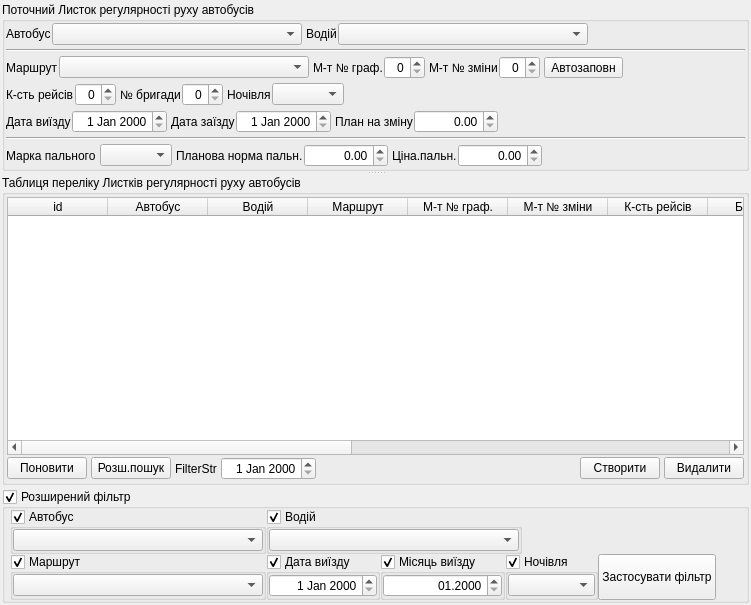
<?xml version="1.0" encoding="UTF-8"?>
<ui version="4.0">
 <class>UForm_AParkLystokRegulyarnostiRuhu</class>
 <widget class="QWidget" name="UForm_AParkLystokRegulyarnostiRuhu">
  <property name="geometry">
   <rect>
    <x>0</x>
    <y>0</y>
    <width>751</width>
    <height>605</height>
   </rect>
  </property>
  <property name="windowTitle">
   <string>Шляховий Листок регулярності руху автобуса</string>
  </property>
  <layout class="QVBoxLayout" name="verticalLayout_9">
   <property name="spacing">
    <number>4</number>
   </property>
   <property name="margin">
    <number>2</number>
   </property>
   <item>
    <widget class="QSplitter" name="splitter">
     <property name="orientation">
      <enum>Qt::Vertical</enum>
     </property>
     <widget class="QGroupBox" name="groupBox_curRecord">
      <property name="sizePolicy">
       <sizepolicy hsizetype="Preferred" vsizetype="Preferred">
        <horstretch>0</horstretch>
        <verstretch>0</verstretch>
       </sizepolicy>
      </property>
      <property name="title">
       <string>Поточний Листок регулярності руху автобусів</string>
      </property>
      <layout class="QVBoxLayout" name="verticalLayout_2">
       <property name="spacing">
        <number>4</number>
       </property>
       <property name="margin">
        <number>1</number>
       </property>
       <item>
        <layout class="QHBoxLayout" name="horizontalLayout_12">
         <item>
          <layout class="QHBoxLayout" name="horizontalLayout_2">
           <property name="spacing">
            <number>1</number>
           </property>
           <item>
            <widget class="QLabel" name="label_auto">
             <property name="text">
              <string>Автобус</string>
             </property>
            </widget>
           </item>
           <item>
            <widget class="QComboBox" name="comboBox_auto">
             <property name="minimumSize">
              <size>
               <width>250</width>
               <height>0</height>
              </size>
             </property>
            </widget>
           </item>
          </layout>
         </item>
         <item>
          <layout class="QHBoxLayout" name="horizontalLayout_3">
           <property name="spacing">
            <number>1</number>
           </property>
           <item>
            <widget class="QLabel" name="label_vodiy">
             <property name="text">
              <string>Водій</string>
             </property>
            </widget>
           </item>
           <item>
            <widget class="QComboBox" name="comboBox_vodiy">
             <property name="minimumSize">
              <size>
               <width>250</width>
               <height>0</height>
              </size>
             </property>
            </widget>
           </item>
          </layout>
         </item>
         <item>
          <spacer name="horizontalSpacer_2">
           <property name="orientation">
            <enum>Qt::Horizontal</enum>
           </property>
           <property name="sizeHint" stdset="0">
            <size>
             <width>40</width>
             <height>20</height>
            </size>
           </property>
          </spacer>
         </item>
        </layout>
       </item>
       <item>
        <widget class="Line" name="line">
         <property name="orientation">
          <enum>Qt::Horizontal</enum>
         </property>
        </widget>
       </item>
       <item>
        <layout class="QHBoxLayout" name="horizontalLayout_21">
         <item>
          <layout class="QHBoxLayout" name="horizontalLayout_4">
           <property name="spacing">
            <number>1</number>
           </property>
           <item>
            <widget class="QLabel" name="label_marshrut">
             <property name="text">
              <string>Маршрут</string>
             </property>
            </widget>
           </item>
           <item>
            <widget class="QComboBox" name="comboBox_marshrut">
             <property name="minimumSize">
              <size>
               <width>250</width>
               <height>0</height>
              </size>
             </property>
            </widget>
           </item>
          </layout>
         </item>
         <item>
          <layout class="QHBoxLayout" name="horizontalLayout_5">
           <property name="spacing">
            <number>1</number>
           </property>
           <item>
            <widget class="QLabel" name="label_mtGrafNum">
             <property name="text">
              <string>М-т № граф.</string>
             </property>
            </widget>
           </item>
           <item>
            <widget class="QSpinBox" name="spinBox_mtGrafNum">
             <property name="alignment">
              <set>Qt::AlignRight|Qt::AlignTrailing|Qt::AlignVCenter</set>
             </property>
            </widget>
           </item>
          </layout>
         </item>
         <item>
          <layout class="QHBoxLayout" name="horizontalLayout_6">
           <property name="spacing">
            <number>1</number>
           </property>
           <item>
            <widget class="QLabel" name="label_mtZminaNum">
             <property name="text">
              <string>М-т № зміни</string>
             </property>
            </widget>
           </item>
           <item>
            <widget class="QSpinBox" name="spinBox_mtZminaNum">
             <property name="alignment">
              <set>Qt::AlignRight|Qt::AlignTrailing|Qt::AlignVCenter</set>
             </property>
            </widget>
           </item>
          </layout>
         </item>
         <item>
          <widget class="QToolButton" name="toolButton_avtoZapovn">
           <property name="text">
            <string>Автозаповн</string>
           </property>
           <property name="icon">
            <iconset resource="../images/UAutoParkImg.qrc">
             <normaloff>:/icontexto_webdev_pack/icontexto_webdev_pack/icontexto-webdev-site-map-032x032.png</normaloff>:/icontexto_webdev_pack/icontexto_webdev_pack/icontexto-webdev-site-map-032x032.png</iconset>
           </property>
           <property name="iconSize">
            <size>
             <width>12</width>
             <height>12</height>
            </size>
           </property>
           <property name="toolButtonStyle">
            <enum>Qt::ToolButtonTextBesideIcon</enum>
           </property>
          </widget>
         </item>
         <item>
          <spacer name="horizontalSpacer_3">
           <property name="orientation">
            <enum>Qt::Horizontal</enum>
           </property>
           <property name="sizeHint" stdset="0">
            <size>
             <width>40</width>
             <height>20</height>
            </size>
           </property>
          </spacer>
         </item>
        </layout>
       </item>
       <item>
        <layout class="QHBoxLayout" name="horizontalLayout_22">
         <property name="leftMargin">
          <number>0</number>
         </property>
         <item>
          <layout class="QHBoxLayout" name="horizontalLayout_7">
           <property name="spacing">
            <number>1</number>
           </property>
           <item>
            <widget class="QLabel" name="label_reisyCount">
             <property name="text">
              <string>К-сть рейсів</string>
             </property>
            </widget>
           </item>
           <item>
            <widget class="QSpinBox" name="spinBox_reisyCount">
             <property name="alignment">
              <set>Qt::AlignRight|Qt::AlignTrailing|Qt::AlignVCenter</set>
             </property>
            </widget>
           </item>
          </layout>
         </item>
         <item>
          <layout class="QHBoxLayout" name="horizontalLayout_9">
           <property name="spacing">
            <number>1</number>
           </property>
           <item>
            <widget class="QLabel" name="label_brygadaNum">
             <property name="text">
              <string>№ бригади</string>
             </property>
            </widget>
           </item>
           <item>
            <widget class="QSpinBox" name="spinBox_brygadaNum">
             <property name="alignment">
              <set>Qt::AlignRight|Qt::AlignTrailing|Qt::AlignVCenter</set>
             </property>
            </widget>
           </item>
          </layout>
         </item>
         <item>
          <layout class="QHBoxLayout" name="horizontalLayout_13">
           <property name="spacing">
            <number>1</number>
           </property>
           <item>
            <widget class="QLabel" name="label_nochivlya">
             <property name="text">
              <string>Ночівля</string>
             </property>
            </widget>
           </item>
           <item>
            <widget class="QComboBox" name="comboBox_nochivlya"/>
           </item>
          </layout>
         </item>
         <item>
          <spacer name="horizontalSpacer_4">
           <property name="orientation">
            <enum>Qt::Horizontal</enum>
           </property>
           <property name="sizeHint" stdset="0">
            <size>
             <width>40</width>
             <height>20</height>
            </size>
           </property>
          </spacer>
         </item>
        </layout>
       </item>
       <item>
        <layout class="QHBoxLayout" name="horizontalLayout_10">
         <item>
          <layout class="QHBoxLayout" name="horizontalLayout_11">
           <property name="spacing">
            <number>1</number>
           </property>
           <item>
            <widget class="QLabel" name="label_vyizdDate">
             <property name="text">
              <string>Дата виїзду</string>
             </property>
            </widget>
           </item>
           <item>
            <widget class="QDateEdit" name="dateEdit_vyizdDate">
             <property name="alignment">
              <set>Qt::AlignRight|Qt::AlignTrailing|Qt::AlignVCenter</set>
             </property>
             <property name="maximumDate">
              <date>
               <year>2100</year>
               <month>12</month>
               <day>31</day>
              </date>
             </property>
             <property name="minimumDate">
              <date>
               <year>1950</year>
               <month>1</month>
               <day>1</day>
              </date>
             </property>
            </widget>
           </item>
          </layout>
         </item>
         <item>
          <layout class="QHBoxLayout" name="horizontalLayout_30">
           <property name="spacing">
            <number>1</number>
           </property>
           <item>
            <widget class="QLabel" name="label_zaizdDate">
             <property name="text">
              <string>Дата заїзду</string>
             </property>
            </widget>
           </item>
           <item>
            <widget class="QDateEdit" name="dateEdit_zaizdDate">
             <property name="alignment">
              <set>Qt::AlignRight|Qt::AlignTrailing|Qt::AlignVCenter</set>
             </property>
             <property name="maximumDate">
              <date>
               <year>2100</year>
               <month>12</month>
               <day>31</day>
              </date>
             </property>
             <property name="minimumDate">
              <date>
               <year>1950</year>
               <month>1</month>
               <day>1</day>
              </date>
             </property>
            </widget>
           </item>
          </layout>
         </item>
         <item>
          <layout class="QHBoxLayout" name="horizontalLayout_14">
           <property name="spacing">
            <number>1</number>
           </property>
           <item>
            <widget class="QLabel" name="label_PlanNaZminu">
             <property name="text">
              <string>План на зміну</string>
             </property>
            </widget>
           </item>
           <item>
            <widget class="QDoubleSpinBox" name="doubleSpinBox_PlanNaZminu">
             <property name="alignment">
              <set>Qt::AlignRight|Qt::AlignTrailing|Qt::AlignVCenter</set>
             </property>
             <property name="maximum">
              <double>1000000.000000000000000</double>
             </property>
            </widget>
           </item>
          </layout>
         </item>
         <item>
          <spacer name="horizontalSpacer_9">
           <property name="orientation">
            <enum>Qt::Horizontal</enum>
           </property>
           <property name="sizeHint" stdset="0">
            <size>
             <width>40</width>
             <height>20</height>
            </size>
           </property>
          </spacer>
         </item>
        </layout>
       </item>
       <item>
        <widget class="Line" name="line_3">
         <property name="orientation">
          <enum>Qt::Horizontal</enum>
         </property>
        </widget>
       </item>
       <item>
        <layout class="QHBoxLayout" name="horizontalLayout_28">
         <item>
          <layout class="QHBoxLayout" name="horizontalLayout_26">
           <item>
            <widget class="QLabel" name="label_MarkaPalnogo">
             <property name="text">
              <string>Марка пального</string>
             </property>
            </widget>
           </item>
           <item>
            <widget class="QComboBox" name="comboBox_MarkaPalnogo"/>
           </item>
          </layout>
         </item>
         <item>
          <layout class="QHBoxLayout" name="horizontalLayout_15">
           <property name="spacing">
            <number>1</number>
           </property>
           <item>
            <widget class="QLabel" name="label_PlanNormaPaln">
             <property name="text">
              <string>Планова норма пальн.</string>
             </property>
            </widget>
           </item>
           <item>
            <widget class="QDoubleSpinBox" name="doubleSpinBox_PlanNormaPaln">
             <property name="alignment">
              <set>Qt::AlignRight|Qt::AlignTrailing|Qt::AlignVCenter</set>
             </property>
             <property name="maximum">
              <double>1000000.000000000000000</double>
             </property>
            </widget>
           </item>
          </layout>
         </item>
         <item>
          <layout class="QHBoxLayout" name="horizontalLayout_27">
           <property name="spacing">
            <number>1</number>
           </property>
           <item>
            <widget class="QLabel" name="label_CinaPalnogo">
             <property name="text">
              <string>Ціна.пальн.</string>
             </property>
            </widget>
           </item>
           <item>
            <widget class="QDoubleSpinBox" name="doubleSpinBox_CinaPalnogo">
             <property name="alignment">
              <set>Qt::AlignRight|Qt::AlignTrailing|Qt::AlignVCenter</set>
             </property>
             <property name="maximum">
              <double>1000000.000000000000000</double>
             </property>
            </widget>
           </item>
          </layout>
         </item>
         <item>
          <spacer name="horizontalSpacer_8">
           <property name="orientation">
            <enum>Qt::Horizontal</enum>
           </property>
           <property name="sizeHint" stdset="0">
            <size>
             <width>40</width>
             <height>20</height>
            </size>
           </property>
          </spacer>
         </item>
        </layout>
       </item>
      </layout>
     </widget>
     <widget class="QGroupBox" name="groupBox_LystokRegulyarnostiRuhu">
      <property name="sizePolicy">
       <sizepolicy hsizetype="Preferred" vsizetype="Expanding">
        <horstretch>0</horstretch>
        <verstretch>2</verstretch>
       </sizepolicy>
      </property>
      <property name="title">
       <string>Таблиця переліку Листків регулярності руху автобусів</string>
      </property>
      <layout class="QVBoxLayout" name="verticalLayout">
       <property name="spacing">
        <number>2</number>
       </property>
       <property name="margin">
        <number>2</number>
       </property>
       <item>
        <widget class="QTableWidget" name="tableWidget_LystokRegulyarnostiRuhu">
         <property name="editTriggers">
          <set>QAbstractItemView::AnyKeyPressed|QAbstractItemView::DoubleClicked|QAbstractItemView::EditKeyPressed|QAbstractItemView::SelectedClicked</set>
         </property>
         <property name="alternatingRowColors">
          <bool>true</bool>
         </property>
         <property name="selectionMode">
          <enum>QAbstractItemView::ExtendedSelection</enum>
         </property>
         <property name="selectionBehavior">
          <enum>QAbstractItemView::SelectRows</enum>
         </property>
         <column>
          <property name="text">
           <string>id</string>
          </property>
         </column>
         <column>
          <property name="text">
           <string>Автобус</string>
          </property>
         </column>
         <column>
          <property name="text">
           <string>Водій</string>
          </property>
         </column>
         <column>
          <property name="text">
           <string>Маршрут</string>
          </property>
         </column>
         <column>
          <property name="text">
           <string>М-т № граф.</string>
          </property>
         </column>
         <column>
          <property name="text">
           <string>М-т № зміни</string>
          </property>
         </column>
         <column>
          <property name="text">
           <string>К-сть рейсів</string>
          </property>
         </column>
         <column>
          <property name="text">
           <string>Бригада</string>
          </property>
         </column>
         <column>
          <property name="text">
           <string>Ночівля</string>
          </property>
         </column>
         <column>
          <property name="text">
           <string>Дата виїзду</string>
          </property>
         </column>
         <column>
          <property name="text">
           <string>Дата заїзду</string>
          </property>
         </column>
         <column>
          <property name="text">
           <string>План на зміну</string>
          </property>
         </column>
         <column>
          <property name="text">
           <string>Марка пального</string>
          </property>
         </column>
         <column>
          <property name="text">
           <string>План Норма пальн.</string>
          </property>
         </column>
         <column>
          <property name="text">
           <string>Варт.пальн.</string>
          </property>
         </column>
        </widget>
       </item>
       <item>
        <layout class="QHBoxLayout" name="horizontalLayout">
         <property name="spacing">
          <number>4</number>
         </property>
         <item>
          <widget class="QPushButton" name="pushButton_reload">
           <property name="text">
            <string>Поновити</string>
           </property>
           <property name="icon">
            <iconset resource="../images/UAutoParkImg.qrc">
             <normaloff>:/icontexto_webdev_pack/icontexto_webdev_pack/icontexto-webdev-reload-032x032.png</normaloff>:/icontexto_webdev_pack/icontexto_webdev_pack/icontexto-webdev-reload-032x032.png</iconset>
           </property>
          </widget>
         </item>
         <item>
          <widget class="QPushButton" name="pushButton_showHideExtSearch">
           <property name="text">
            <string>Розш.пошук</string>
           </property>
          </widget>
         </item>
         <item>
          <widget class="QLabel" name="label_filterStr">
           <property name="text">
            <string>FilterStr</string>
           </property>
          </widget>
         </item>
         <item>
          <widget class="QDateEdit" name="dateEdit_filtr">
           <property name="alignment">
            <set>Qt::AlignRight|Qt::AlignTrailing|Qt::AlignVCenter</set>
           </property>
          </widget>
         </item>
         <item>
          <spacer name="horizontalSpacer">
           <property name="orientation">
            <enum>Qt::Horizontal</enum>
           </property>
           <property name="sizeHint" stdset="0">
            <size>
             <width>40</width>
             <height>20</height>
            </size>
           </property>
          </spacer>
         </item>
         <item>
          <widget class="QPushButton" name="pushButton_create">
           <property name="text">
            <string>Створити</string>
           </property>
           <property name="icon">
            <iconset resource="../images/UAutoParkImg.qrc">
             <normaloff>:/icontexto_webdev_pack/icontexto_webdev_pack/icontexto-webdev-add-032x032.png</normaloff>:/icontexto_webdev_pack/icontexto_webdev_pack/icontexto-webdev-add-032x032.png</iconset>
           </property>
          </widget>
         </item>
         <item>
          <widget class="QPushButton" name="pushButton_delete">
           <property name="text">
            <string>Видалити</string>
           </property>
           <property name="icon">
            <iconset resource="../images/UAutoParkImg.qrc">
             <normaloff>:/icontexto_webdev_pack/icontexto_webdev_pack/icontexto-webdev-remove-032x032.png</normaloff>:/icontexto_webdev_pack/icontexto_webdev_pack/icontexto-webdev-remove-032x032.png</iconset>
           </property>
          </widget>
         </item>
        </layout>
       </item>
      </layout>
     </widget>
    </widget>
   </item>
   <item>
    <widget class="QGroupBox" name="groupBox_extFilter">
     <property name="title">
      <string>Розширений фільтр</string>
     </property>
     <property name="flat">
      <bool>true</bool>
     </property>
     <property name="checkable">
      <bool>true</bool>
     </property>
     <layout class="QVBoxLayout" name="verticalLayout_8">
      <property name="spacing">
       <number>0</number>
      </property>
      <property name="leftMargin">
       <number>5</number>
      </property>
      <property name="topMargin">
       <number>0</number>
      </property>
      <property name="rightMargin">
       <number>2</number>
      </property>
      <property name="bottomMargin">
       <number>0</number>
      </property>
      <item>
       <layout class="QHBoxLayout" name="horizontalLayout_16">
        <item>
         <widget class="QGroupBox" name="groupBox_autoFilter">
          <property name="title">
           <string>Автобус</string>
          </property>
          <property name="checkable">
           <bool>true</bool>
          </property>
          <layout class="QVBoxLayout" name="verticalLayout_3">
           <property name="spacing">
            <number>0</number>
           </property>
           <property name="margin">
            <number>0</number>
           </property>
           <item>
            <widget class="QComboBox" name="comboBox_autoFilter">
             <property name="minimumSize">
              <size>
               <width>250</width>
               <height>0</height>
              </size>
             </property>
            </widget>
           </item>
          </layout>
         </widget>
        </item>
        <item>
         <widget class="QGroupBox" name="groupBox_vodiyFilter">
          <property name="title">
           <string>Водій</string>
          </property>
          <property name="checkable">
           <bool>true</bool>
          </property>
          <layout class="QVBoxLayout" name="verticalLayout_5">
           <property name="spacing">
            <number>0</number>
           </property>
           <property name="margin">
            <number>0</number>
           </property>
           <item>
            <widget class="QComboBox" name="comboBox_vodiyFilter">
             <property name="minimumSize">
              <size>
               <width>250</width>
               <height>0</height>
              </size>
             </property>
            </widget>
           </item>
          </layout>
         </widget>
        </item>
        <item>
         <spacer name="horizontalSpacer_5">
          <property name="orientation">
           <enum>Qt::Horizontal</enum>
          </property>
          <property name="sizeHint" stdset="0">
           <size>
            <width>40</width>
            <height>20</height>
           </size>
          </property>
         </spacer>
        </item>
       </layout>
      </item>
      <item>
       <layout class="QHBoxLayout" name="horizontalLayout_8">
        <item>
         <widget class="QGroupBox" name="groupBox_marshrutFilter">
          <property name="title">
           <string>Маршрут</string>
          </property>
          <property name="checkable">
           <bool>true</bool>
          </property>
          <layout class="QVBoxLayout" name="verticalLayout_4">
           <property name="spacing">
            <number>0</number>
           </property>
           <property name="margin">
            <number>0</number>
           </property>
           <item>
            <widget class="QComboBox" name="comboBox_marshrutFilter">
             <property name="minimumSize">
              <size>
               <width>250</width>
               <height>0</height>
              </size>
             </property>
            </widget>
           </item>
          </layout>
         </widget>
        </item>
        <item>
         <widget class="QGroupBox" name="groupBox_dataVyizduFilter">
          <property name="title">
           <string>Дата виїзду</string>
          </property>
          <property name="checkable">
           <bool>true</bool>
          </property>
          <layout class="QVBoxLayout" name="verticalLayout_6">
           <property name="spacing">
            <number>0</number>
           </property>
           <property name="margin">
            <number>0</number>
           </property>
           <item>
            <widget class="QDateEdit" name="dateEdit_dataVyizduFilter">
             <property name="alignment">
              <set>Qt::AlignRight|Qt::AlignTrailing|Qt::AlignVCenter</set>
             </property>
            </widget>
           </item>
          </layout>
         </widget>
        </item>
        <item>
         <widget class="QGroupBox" name="groupBox_monthVyizduFilter">
          <property name="title">
           <string>Місяць виїзду</string>
          </property>
          <property name="checkable">
           <bool>true</bool>
          </property>
          <layout class="QVBoxLayout" name="verticalLayout_12">
           <property name="spacing">
            <number>0</number>
           </property>
           <property name="margin">
            <number>0</number>
           </property>
           <item>
            <widget class="QDateEdit" name="dateEdit_monthVyizduFilter">
             <property name="alignment">
              <set>Qt::AlignRight|Qt::AlignTrailing|Qt::AlignVCenter</set>
             </property>
             <property name="displayFormat">
              <string>MM.yyyy</string>
             </property>
            </widget>
           </item>
          </layout>
         </widget>
        </item>
        <item>
         <widget class="QGroupBox" name="groupBox_nochivlyaFilter">
          <property name="title">
           <string>Ночівля</string>
          </property>
          <property name="checkable">
           <bool>true</bool>
          </property>
          <layout class="QVBoxLayout" name="verticalLayout_7">
           <property name="spacing">
            <number>0</number>
           </property>
           <property name="margin">
            <number>0</number>
           </property>
           <item>
            <widget class="QComboBox" name="comboBox_nochivlyaFilter"/>
           </item>
          </layout>
         </widget>
        </item>
        <item>
         <widget class="QPushButton" name="pushButton_execFilter">
          <property name="sizePolicy">
           <sizepolicy hsizetype="Minimum" vsizetype="Preferred">
            <horstretch>0</horstretch>
            <verstretch>0</verstretch>
           </sizepolicy>
          </property>
          <property name="text">
           <string>Застосувати фільтр</string>
          </property>
          <property name="icon">
           <iconset resource="../images/UAutoParkImg.qrc">
            <normaloff>:/function_icon_set/function_icon_set/search_48.png</normaloff>:/function_icon_set/function_icon_set/search_48.png</iconset>
          </property>
         </widget>
        </item>
        <item>
         <spacer name="horizontalSpacer_6">
          <property name="orientation">
           <enum>Qt::Horizontal</enum>
          </property>
          <property name="sizeHint" stdset="0">
           <size>
            <width>40</width>
            <height>20</height>
           </size>
          </property>
         </spacer>
        </item>
       </layout>
      </item>
     </layout>
    </widget>
   </item>
  </layout>
  <action name="action_printLystkyRegulyarnostiRuhu">
   <property name="icon">
    <iconset resource="../images/UAutoParkImg.qrc">
     <normaloff>:/function_icon_set/function_icon_set/paper_content_48.png</normaloff>:/function_icon_set/function_icon_set/paper_content_48.png</iconset>
   </property>
   <property name="text">
    <string>Др. Листки регулярності</string>
   </property>
   <property name="toolTip">
    <string>Друкувати позначені листки регулярності руху автобуса</string>
   </property>
  </action>
  <action name="action_printBackSideOfLystokRegulyarnosti">
   <property name="icon">
    <iconset resource="../images/UAutoParkImg.qrc">
     <normaloff>:/function_icon_set/function_icon_set/paper_content_48.png</normaloff>:/function_icon_set/function_icon_set/paper_content_48.png</iconset>
   </property>
   <property name="text">
    <string>Др. задн.сторінки Листка регулярності</string>
   </property>
   <property name="toolTip">
    <string>Друк задньої частини Шляхового Листка регулярності руху автобуса</string>
   </property>
  </action>
  <action name="action_printPustogrLystkaRegulRuhu">
   <property name="icon">
    <iconset resource="../images/UAutoParkImg.qrc">
     <normaloff>:/function_icon_set/function_icon_set/paper_content_48.png</normaloff>:/function_icon_set/function_icon_set/paper_content_48.png</iconset>
   </property>
   <property name="text">
    <string>Др. пустогр. листка регул. руху</string>
   </property>
  </action>
 </widget>
 <tabstops>
  <tabstop>comboBox_auto</tabstop>
  <tabstop>comboBox_vodiy</tabstop>
  <tabstop>comboBox_marshrut</tabstop>
  <tabstop>spinBox_mtGrafNum</tabstop>
  <tabstop>spinBox_mtZminaNum</tabstop>
  <tabstop>toolButton_avtoZapovn</tabstop>
  <tabstop>spinBox_reisyCount</tabstop>
  <tabstop>spinBox_brygadaNum</tabstop>
  <tabstop>comboBox_nochivlya</tabstop>
  <tabstop>dateEdit_vyizdDate</tabstop>
  <tabstop>dateEdit_zaizdDate</tabstop>
  <tabstop>doubleSpinBox_PlanNaZminu</tabstop>
  <tabstop>comboBox_MarkaPalnogo</tabstop>
  <tabstop>doubleSpinBox_PlanNormaPaln</tabstop>
  <tabstop>doubleSpinBox_CinaPalnogo</tabstop>
  <tabstop>tableWidget_LystokRegulyarnostiRuhu</tabstop>
  <tabstop>pushButton_create</tabstop>
  <tabstop>pushButton_delete</tabstop>
  <tabstop>pushButton_reload</tabstop>
  <tabstop>dateEdit_filtr</tabstop>
 </tabstops>
 <resources>
  <include location="../images/UAutoParkImg.qrc"/>
 </resources>
 <connections/>
</ui>
